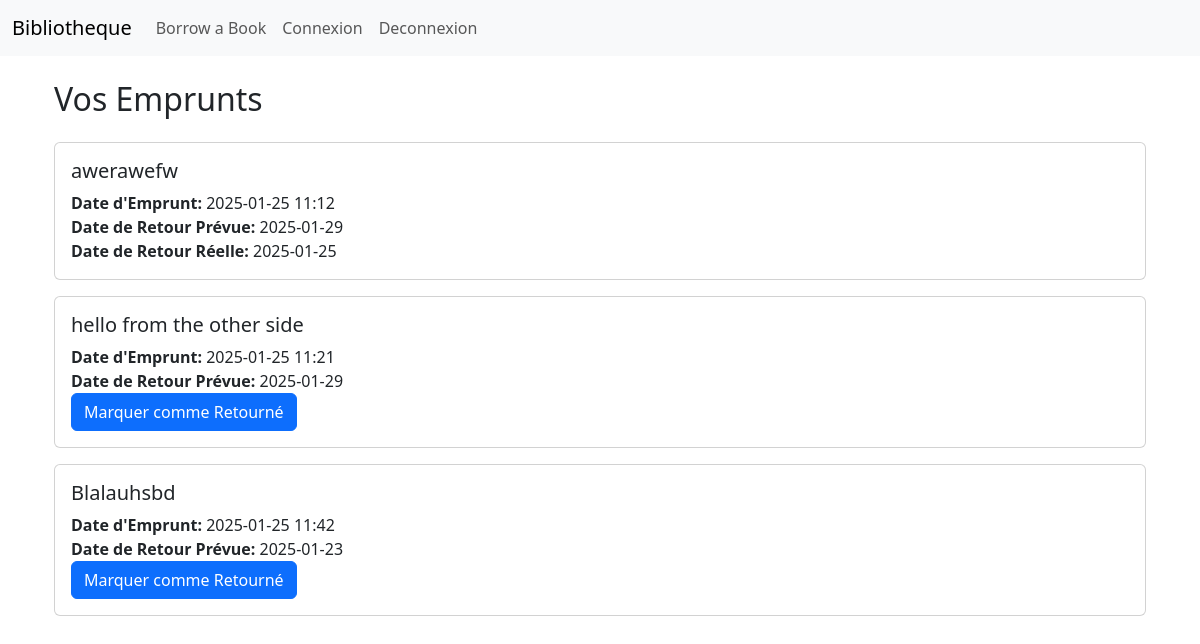
The page /user/emprunts/ (signed in) on the database its author committed.
### books/models.py (models this page shows, shortened)
class Emprunt(models.Model):
    book = models.ForeignKey(Books, on_delete=models.CASCADE)
    user = models.ForeignKey(Users, on_delete=models.CASCADE)
    date_emprunt = models.DateTimeField(default=now)
    date_retour_prevue = models.DateTimeField()
    date_retour_reelle = models.DateTimeField(null=True, blank=True)

class Books(models.Model):
    titre = models.CharField(max_length=255)
    auteur = models.CharField(max_length=255)
    genre = models.CharField(max_length=255)
    annee_publication = models.IntegerField()
    exemplaires_disponibles = models.PositiveIntegerField()

### books/views.py (the view)
    def _wrapped_view_func(request, *args, **kwargs):
        response = view_func(request, *args, **kwargs)
        response['Cache-Control'] = 'no-store, no-cache, must-revalidate, max-age=0'
        response['Pragma'] = 'no-cache'
        response['Expires'] = '0'
        return response

### books/views.py (called while the page is built)
def no_cache(view_func):
    def _wrapped_view_func(request, *args, **kwargs):
        response = view_func(request, *args, **kwargs)
        response['Cache-Control'] = 'no-store, no-cache, must-revalidate, max-age=0'
        response['Pragma'] = 'no-cache'
        response['Expires'] = '0'
        return response
    return _wrapped_view_func

@no_cache
def user_emprunts(request):
    if not request.session.get('user_id'):
        return redirect('login')
    user = get_object_or_404(Users, id=request.session['user_id'])
    emprunts = Emprunt.objects.filter(user=user)
    return render(request, "emprunts/user_emprunts.html", {"emprunts": emprunts})

### templates/emprunts/user_emprunts.html
{% extends 'base.html' %}
{% block content %}
<div class="container mt-4">
    <h2 class="mb-4">Vos Emprunts</h2>
    {% for emprunt in emprunts %}
    <div class="card mb-3">
        <div class="card-body">
            <h5 class="card-title">{{ emprunt.book.titre }}</h5>
            <p class="card-text">
                <strong>Date d'Emprunt:</strong> {{ emprunt.date_emprunt|date:"Y-m-d H:i" }}<br>
                <strong>Date de Retour Prévue:</strong> {{ emprunt.date_retour_prevue|date:"Y-m-d" }}<br>
                {% if emprunt.date_retour_reelle %}
                    <strong>Date de Retour Réelle:</strong> {{ emprunt.date_retour_reelle|date:"Y-m-d" }}
                {% else %}
                    <a href="{% url 'return_book' emprunt.id %}" class="btn btn-primary">Marquer comme Retourné</a>
                {% endif %}
            </p>
        </div>
    </div>
    {% endfor %}
</div>
{% endblock %}

### templates/base.html (shortened to what this page needs)
<!DOCTYPE html>
<html lang="en">
<head>
    <link href="https://cdn.jsdelivr.net/npm/bootstrap@5.3.0-alpha3/dist/css/bootstrap.min.css" rel="stylesheet">
</head>
<body>
    <nav class="navbar navbar-expand-lg navbar-light bg-light">
        <div class="container-fluid">
            <a class="navbar-brand" href="#">Bibliotheque</a>
            <div class="collapse navbar-collapse">
                <ul class="navbar-nav me-auto">
                    {% if request.session.role == 'user' %}
                    <li class="nav-item"><a class="nav-link" href="{% url 'create_emprunt' %}">Borrow a Book</a></li>
                    {% endif %}
                    <li class="nav-item"><a class="nav-link" href="{% url 'login' %}">Connexion</a></li>
                    <li class="nav-item"><a class="nav-link" href="{% url 'logout' %}">Deconnexion</a></li>
                </ul>
            </div>
        </div>
    </nav>
    <div class="container mt-4">
        {% block content %}{% endblock %}
    </div>
</body>
</html>

### rows shown on the page
Emprunt: book.titre "awerawefw", date_emprunt "2025-01-25 11:12", date_retour_prevue "2025-01-29", date_retour_reelle "2025-01-25"
Emprunt: book.titre "hello from the other side", date_emprunt "2025-01-25 11:21", date_retour_prevue "2025-01-29", shows "Marquer comme Retourné"
Emprunt: book.titre "Blalauhsbd", date_emprunt "2025-01-25 11:42", date_retour_prevue "2025-01-23", shows "Marquer comme Retourné"
